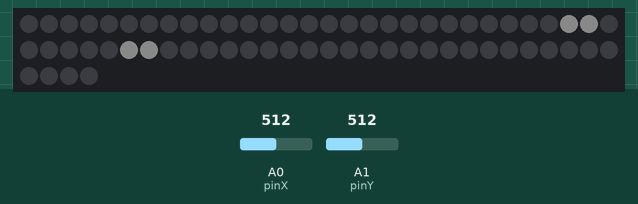
Bench run of a sketch on a simulated Arduino Uno, built with avr-gcc and run on an emulated ATmega328P. Shown: 64 RGB LEDs in strip order, left to right, continuing on the next row. Inputs (shaded band) come from the test bench; at power-on: A0 (pinX) = 512, A1 (pinY) = 512. Dim RGB values are drawn brighter than linear; what the sketch prints to the serial monitor is not drawn.

Above: at 1.2 s.
1.3 s: A0 (pinX) set to 1010
2.8 s: A0 (pinX) set to 1022
4.3 s: A1 (pinY) set to 716
5.8 s: A1 (pinY) set to 306
7.3 s: A0 (pinX) set to 900
8.8 s: A1 (pinY) set to 122
Timing chart, 0 to 11.3 s (numbered marks = the images above; inputs shaded):
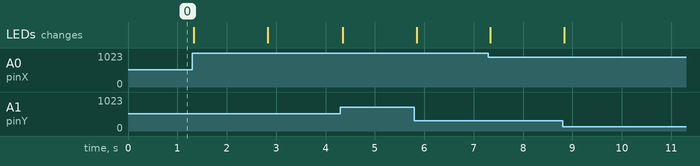

The sketch:

joystick-enhanced.ino
```cpp
//LED library and pins
#include <FastLED.h>
#define NUM_LEDS 64
#define LED_DATA_PIN 3
int SQ_SIZE; //Square grid size

CRGB leds[NUM_LEDS];

//Joystick pins and variables to load values on later
#define pinX A0
#define pinY A1
#define SW 4

//Raw analog joystick values
int valXRaw = 0;
int valYRaw = 0;

//These only go from 0 to 7, to match the device's grid
int valX = 0;
int valY = 0;

//This will be a LED address value that we can use to expand the default single-dot topology produced by the script. Default value is 3 so that we can make a square
int valEx[4];

//Odd rows go in the opposite direction, so we calculate
//the real value of the x based on its position
int ValXReal = 0;

//Coords of the cursor
int LEDloc = 0;

void setup() {

  //Joystick setup
  pinMode(SW, INPUT);
  digitalWrite(SW, HIGH);
  Serial.begin(9600);

  SQ_SIZE = 8; //sqrt(NUM_LEDS);

  //Set up array with full map of ONE LED device, provided it's square
  int linLength = sqrt(NUM_LEDS);
  int LEDloc [linLength] [linLength];

  FastLED.addLeds <WS2812B, LED_DATA_PIN, GRB> (leds, NUM_LEDS).setCorrection( TypicalLEDStrip );

}

int calculateAnalogous(int n)
{
  int res = (SQ_SIZE - 1) - n;
  Serial.println("res: ");
  Serial.print(res);

  return res;

}

void AllocatePixel() //Use this to allocate a single pixel in the current cursor's position
{
  LEDloc = (SQ_SIZE * valY) - (SQ_SIZE - valX);
  leds[LEDloc] = CRGB(10, 10, 10);
}


void loop() {

  //Write joystick values and read them
  valXRaw = analogRead(pinX);
  valYRaw = analogRead(pinY);

  //For a 7x7 grid, 1024/7 ~= 146
  valX = valXRaw / 146;
  valY = valYRaw / 146;

  valY++;

    if (valY % 2 != 0)  //If Y is odd, the X order goes left-wise
  {
    valX = calculateAnalogous(valX);
  }

  AllocatePixel();
  valEx[1] = LEDloc;


  //TEST CODE - Make 2x2 square (refactor into something more usable in the future...)
  valX++;

    if (valY % 2 != 0)  //If Y is odd, the X order goes left-wise
  {
    valX -= 2;  //When valX's analogous value is calculated, the cursor will go the opposite direction, hence why we need X to go right instead of left.
  }

  AllocatePixel();
  valEx[2] = LEDloc;

  valY++;

  valX = calculateAnalogous(valX);  //If we go up, X is always going to go in the opposite direction it's already going

  AllocatePixel();
  valEx[3] = LEDloc;

  valX--;

    if (valY % 2 != 0)  //If Y is odd, the X order goes left-wise
  {
    valX += 2;  //When valX's analogous value is calculated, the cursor will go the opposite direction, hence why we need X to go left instead of right.
  }

  AllocatePixel();
  valEx[4] = LEDloc;

  //TODO:JOYSTICK IS COMPLETELY REVERSEDDDD
  FastLED.show();

  leds[valEx[1]] = CRGB(0, 0, 0); //Erase to cleanup traces
  leds[valEx[2]] = CRGB(0, 0, 0);
  leds[valEx[3]] = CRGB(0, 0, 0);
  leds[valEx[4]] = CRGB(0, 0, 0);

  Serial.print("X: ");
  Serial.print(valX);
  Serial.print(" Y: ");
  Serial.println(valY);
  Serial.println(LEDloc);

}
```
